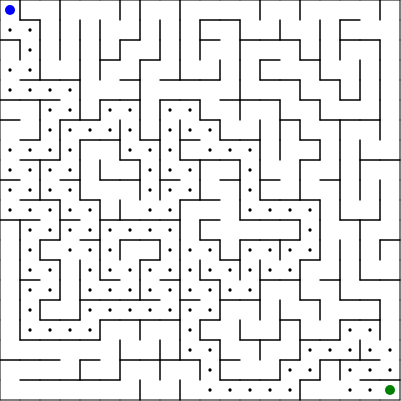
Frame 1 (no input)
Frame 60 (no input): identical to frame 1, image omitted
Frame 120 (the mouse pressed at the canvas centre since frame 60): identical to frame 1, image omitted

The p5.js sketch that drew this single still picture (run headless with seeded random() and noise() and a simulated clock; from frame 60 on, the mouse is pressed at the canvas centre):

// p5.js sketch
// ── sketch.js
var rows, cols;
var w = 20;
var grid = [];
var current;
var generatorStack = [];
var startCell, endCell;

var mazeGenerated = false;
var mazeSolverStarted = false;

function preload() {

}

function setup() {
	var canvas = createCanvas(401, 401);
	canvas.position(10, 10);

	rows = floor(height / w);
	cols = floor(width / w);

	for(var row = 0; row < rows; row++) {
		grid[row] = [];
		for(var col = 0; col < cols; col++) 
			grid[row].push(new Cell(row, col));
	}

	startCell = grid[0][0];
	endCell = grid[rows-1][cols-1];

	current = startCell;

	while(!mazeGenerated) {
		generateMaze();
	}

	resetVisited();

	solveMaze(startCell, grid);

	background(255);

	for(var row = 0; row < rows; row++) 
		for(var col = 0; col < cols; col++) 
			grid[row][col].show();
}

function draw() {
	
}

function solveMaze(current, curGrid) {
	if(current.row == endCell.row && current.col == endCell.col) {
		mazeSolved = true;
		return true;
	}
	else {
		var options = [];

		for(var i=0; i<4; i++) {
			var opt = getCell(curGrid, current, i);
			if(opt)
				options.push(opt);
		}

		for(var i = 0; i < options.length; i++) {
			var next = options[i];
			if(next && !next.visited) {
				next.visited = true;
				next.inPath = true;
				if(solveMaze(next, curGrid))
					return true;
				next.inPath = false;
			}
		}
	}
}

function resetVisited() {
	for(var row = 0; row < rows; row++)
		for(var col = 0; col < cols; col++) {
			grid[row][col].inPath = false;
			grid[row][col].visited = false;
		}
}

function getCell(curGrid, curCell, direction) {
	if(direction === 0) {
		if(curCell.row == 0 || curCell.walls[0])
			return undefined;
		else
			return curGrid[curCell.row - 1][curCell.col];
	}
	else if(direction === 1) {
		if(curCell.col == curGrid[curCell.row].length-1 || curCell.walls[1])
			return undefined;
		else
			return curGrid[curCell.row][curCell.col + 1];
	}
	else if(direction === 2) {
		if(curCell.row == curGrid.length-1 || curCell.walls[2])
			return undefined;
		else
			return curGrid[curCell.row + 1][curCell.col];
	}
	else if(direction === 3) {
		if(curCell.col == 0 || curCell.walls[3])
			return undefined;
		else
			return curGrid[curCell.row][curCell.col - 1];
	}
}

function generateMaze() {
	current.visited = true;
	var next = current.checkNeighbors();
	if(next) {
		next.visited = true;
		
		generatorStack.push(current);

		removeWall(current, next);

		current = next;
	}
	else if(generatorStack.length > 0)
		current = generatorStack.pop();
	else {
		current = undefined;
		mazeGenerated = true;
	}
}

function removeWall(current, next) {
	var x = current.col - next.col;
	if(x === 1) {
		//current: right, next: left
		current.walls[3] = false;
		next.walls[1] = false;
	}
	else if(x === -1) {
		//current: left, next: right
		current.walls[1] = false;
		next.walls[3] = false;
	}

	var y = current.row - next.row;
	if(y === 1) {
		// current: down, next: up
		current.walls[0] = false;
		next.walls[2] = false;
	}
	else if(y === -1) {
		// current: up, next: down
		current.walls[2] = false;
		next.walls[0] = false;
	}
}
// ── cell.js
function Cell(row, col) {
	this.row = row;
	this.col = col;
	this.walls = [true, true, true, true];
	this.visited = false;
	this.inPath = false;
}

Cell.prototype.checkNeighbors = function() {
	var neighbors = [];
	var top = (this.row > 0)? grid[this.row - 1][this.col] : undefined;
	var right = (this.col < cols-1) ? grid[this.row][this.col + 1] : undefined;
	var bottom = (this.row < rows - 1) ? grid[this.row + 1][this.col] : undefined;
	var left = (this.col > 0) ? grid[this.row][this.col - 1] : undefined;

	if(top && !top.visited) neighbors.push(top);
	if(right && !right.visited) neighbors.push(right);
	if(bottom && !bottom.visited) neighbors.push(bottom);
	if(left && !left.visited) neighbors.push(left);

	if(neighbors.length > 0) {
		var r = floor(random(0, neighbors.length));
		return neighbors[r];
	}
	else
		return undefined;
};

Cell.prototype.show = function() {
	var x = this.col * w;
	var y = this.row * w;
	var val = w/2;

	stroke(0);
	if(this.walls[0])
		line(x, y, x + w, y);
	if(this.walls[1])
		line(x + w, y, x + w, y + w);
	if(this.walls[2])
		line(x + w, y + w, x, y + w);
	if(this.walls[3])
		line(x, y + w, x, y);

	if(this.visited) {
		noStroke();
		fill(255, 0, 255, 0);	
		rect(x, y, w, w);
	}

	if(this.row == startCell.row && this.col == startCell.col) {
		noStroke();
		fill('blue');
		ellipse(x + val, y + val, val, val);
	}
	else if(this.row == endCell.row && this.col == endCell.col) {
		noStroke();
		fill('green');
		ellipse(x + val, y + val, val, val);
	}
	else if(this.inPath) {
		noStroke();
		fill('black');
		ellipse(x + val, y + val, val/3, val/3);
	}
	else {
		noStroke();
		fill('white');
		ellipse(x + val, y + val, val/2, val/2);
	}

	if(this === current) {
		noStroke();
		fill('grey');
		ellipse(x + val, y + val, val, val);
	}
};
